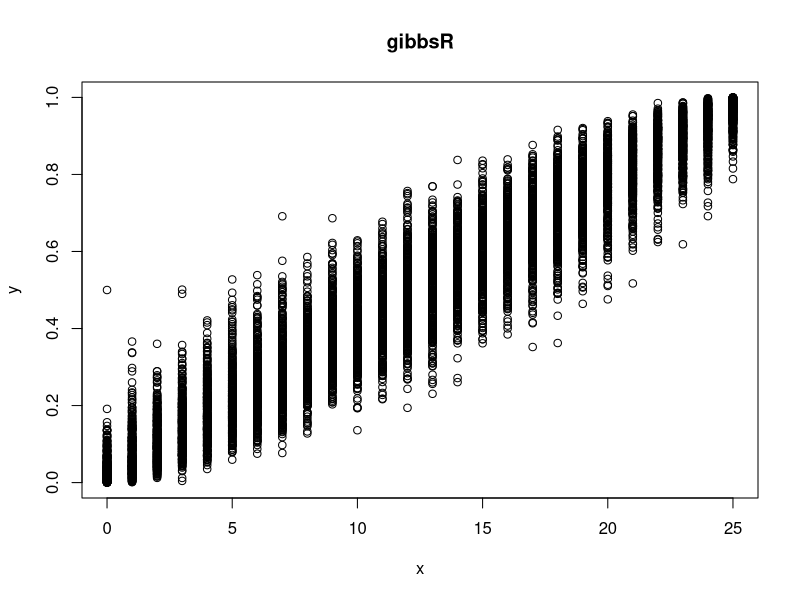

This figure's R source:
## ---- chunk 1
a=1
b=1
N=10000
n=25

gibbsR=function(a,b,n,N){
  X=matrix(0, N, 2)  #样本阵
  X[1,]=c(0,0.5)
  for(i in 2:N){
    X2= X[i-1, 2]
    X[i,1]=rbinom(1,25,X2)
    X1=X[i,1]
    X[i,2]=rbeta(1,X1+a,25-X1+b)
  }
  return(X)
}

X=gibbsR(a,b,n,N)

plot(X[,1],X[,2],xlab = "x",ylab = "y",main = "gibbsR")
